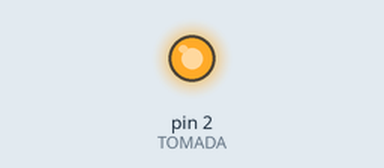
The sketch below on a simulated Arduino Uno, built with avr-gcc and run on an emulated ATmega328P. Parts: output pins drawn as LEDs (lit = HIGH).

Above: at 1.0 s.
At 3.0 s:
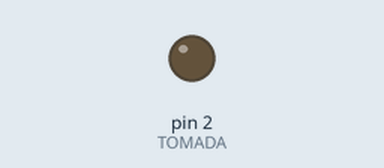
Timing chart, 0 to 5.2 s (numbered marks = the images above):
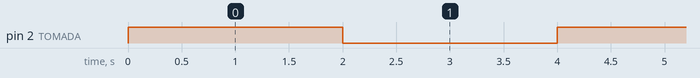

Measured:
- by itself, pin 2 (TOMADA): alternates HIGH for 2.0 s and LOW for 2.0 s

The sketch:

tomada.pde
```cpp
#define TOMADA 2
void setup() {
  pinMode(TOMADA, OUTPUT);
  Serial.begin(9600);
}

void loop() {
    digitalWrite(TOMADA, HIGH);
  delay(2000);
    digitalWrite(TOMADA, LOW);
  delay(2000);

}
```
